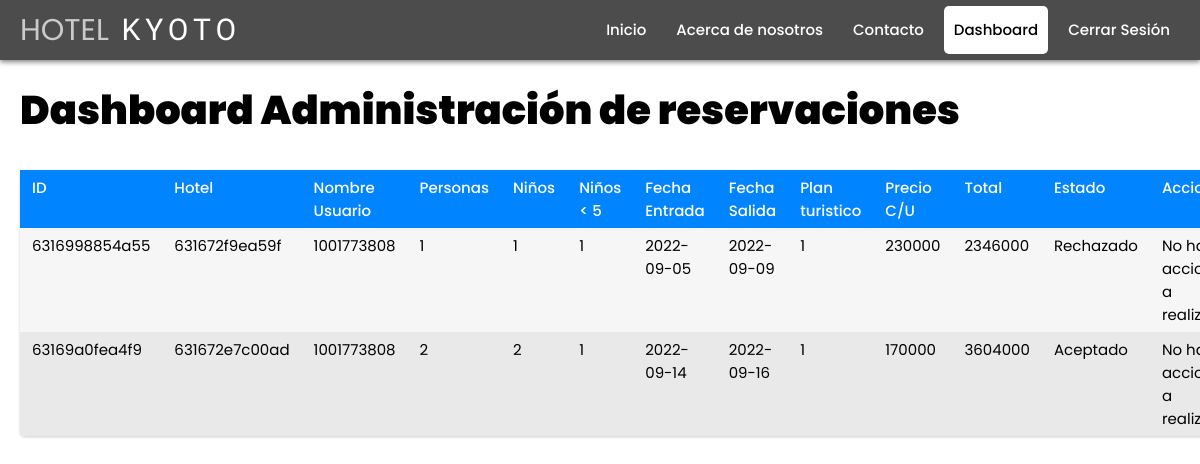
The page /dashboard.php (signed in) on the database its author committed.
### tables this page shows
CREATE TABLE `reservaciones` (
  `id_reservacion` varchar(15) NOT NULL,
  `num_doc` varchar(15) NOT NULL,
  `id_hotel` varchar(13) NOT NULL,
  `personas` tinyint(4) NOT NULL,
  `ninos` tinyint(4) NOT NULL,
  `menores` tinyint(4) NOT NULL,
  `fec_entrada` date NOT NULL,
  `fec_salida` date NOT NULL,
  `plan_turistico` tinyint(4) NOT NULL,
  `precio` float NOT NULL,
  `total` float NOT NULL,
  `estado` tinyint(4) NOT NULL
);

### dashboard.php (the view, shortened to what this page needs)
<?php
$db = new Database();
$con = $db->connection();
if ($_SESSION['admin'] == 0) {
  header('Location: /hotel/index.php');
} else {
  $query = $con->prepare("SELECT * FROM reservaciones");
  $query->execute();
  $items = $query->fetchAll(PDO::FETCH_ASSOC);
}
?>
<!DOCTYPE html>
<html lang="en">
<head>
  <?php include './includes/styles.php' ?>
</head>
<body>
  <?php include './includes/header.php' ?>
  <main id="dashboard-container">
    <h1>Dashboard Administración de reservaciones</h1>
    <div class="table">
      <div class="row header">
        <div class="cell">ID</div>
        <div class="cell">Hotel</div>
        <div class="cell">Nombre Usuario</div>
        <div class="cell">Personas</div>
        <div class="cell">Niños</div>
        <div class="cell">Niños < 5</div>
            <div class="cell">Fecha Entrada</div>
            <div class="cell">Fecha Salida</div>
            <div class="cell">Plan turistico</div>
            <div class="cell">Precio C/U</div>
            <div class="cell">Total</div>
            <div class="cell">Estado</div>
            <div class="cell">Acciones</div>
        </div>
        <?php foreach ($items as $item) : ?>
          <div class="row">
            <div class="cell" data-title="Name"><?php echo $item['id_reservacion']; ?></div>
            <div class="cell" data-title="Name"><?php echo $item['id_hotel']; ?></div>
            <div class="cell" data-title="Name"><?php echo $item['num_doc']; ?></div>
            <div class="cell" data-title="Name"><?php echo $item['personas']; ?></div>
            <div class="cell" data-title="Name"><?php echo $item['ninos']; ?></div>
            <div class="cell" data-title="Name"><?php echo $item['menores']; ?></div>
            <div class="cell" data-title="Name"><?php echo $item['fec_entrada']; ?></div>
            <div class="cell" data-title="Name"> <?php echo $item['fec_salida']; ?></div>
            <div class="cell" data-title="Name"><?php echo $item['menores']; ?></div>
            <div class="cell" data-title="Name"> <?php echo $item['precio']; ?></div>
            <div class="cell" data-title="Name"><?php echo $item['total']; ?></div>
            <div class="cell" data-title="Name">
              <?php
              if ($item['estado'] == 0) {
                echo "Por Confirmar";
              } elseif ($item['estado'] == 1) {
                echo "Aceptado";
              } elseif ($item['estado'] == 2) {
                echo "Rechazado";
              }
              ?>
            </div>
            <div class="cell" data-title="Name">
              <?php if (!$item['estado'] == 0) : ?>
                <p>No hay acciones a realizar</p>
              <?php endif; ?>
            </div>
          </div>
        <?php endforeach; ?>
      </div>
  </main>
</body>
</html>

### includes/styles.php (shortened to what this page needs)
<link rel="stylesheet" href="./styles/main.css">

### includes/header.php (shortened to what this page needs)
<header id="header">
  <div id="trademark">
    <span id="trademark-text"><span>Hotel</span> Kyoto</span>
  </div>
  <nav id="navbar">
    <div id="links-container">
      <a href="index.php" class="nav-link" id="link-home">Inicio</a>
      <a href="about.php" class="nav-link" id="link-about">Acerca de nosotros</a>
      <a href="contact.php" class="nav-link" id="link-contact">Contacto</a>
      <?php
      if (isset($_SESSION['admin'])) {
        if ($_SESSION['admin'] == 1) {
          echo '<a href="dashboard.php" class="nav-link" id="link-dashboard">Dashboard</a>';
        } elseif ($_SESSION['admin'] == 0) {
          echo '<a href="reservations.php" class="nav-link" id="link-user">Ver Reservaciones</a>';
        }
        echo '<a href="./actions/signout.php" class="nav-link" id="link-signout">Cerrar Sesión</a>';
      } else {
        echo '<a href="signin.php" class="nav-link" id="link-signin">Registrarse</a>';
        echo '<a href="login.php" class="nav-link" id="link-login">Iniciar Sesión</a>';
      }
      ?>
    </div>
  </nav>
</header>

### styles/main.css (style rules this page uses)
*, *::before, *::after { margin: 0; padding: 0; box-sizing: border-box; }
html { font-size: 10px; scroll-behavior: smooth; }
body { font-family: "Poppins", sans-serif; overflow-x: hidden; overflow-y: auto; }
#header { position: fixed; left: 0; top: 0; width: 100%; height: 60px; display: flex; flex-direction: row; align-items: center; justify-content: space-between; gap: 1rem; padding: 0 2rem; backdrop-filter: blur(8px) saturate(100%); -webkit-backdrop-filter: blur(8px) saturate(100%); background-color: rgba(0, 0, 0, 0.7); box-shadow: 0 2px 5px 0 rgba(0, 0, 0, 0.5); z-index: 100; }
#trademark { width: max-content; height: 100%; display: flex; flex-direction: row; align-items: center; }
#trademark-text { font-size: 3rem; font-family: "Lobster", cursive; text-transform: uppercase; letter-spacing: 5px; color: white; }
#trademark-text span { font-family: "Poppins", sans-serif; letter-spacing: 0; color: rgba(255, 255, 255, 0.7); }
#navbar { position: relative; width: max-content; height: 100%; display: flex; flex-direction: row; justify-content: center; align-items: center; gap: 3rem; }
#links-container { width: max-content; height: 100%; display: flex; align-items: center; justify-content: center; gap: 1rem; }
.nav-link { display: flex; align-items: center; width: max-content; height: 80%; padding: 0 1rem; font-size: 1.5rem; font-weight: 500; text-decoration: none; line-height: 0px; color: rgb(255, 255, 255); border-radius: 5px; transition: all 300ms; }
.current.nav-link { background-color: rgb(255, 255, 255); color: black; }
#dashboard-container { width: 100%; height: max-content; padding: 2rem; margin-top: 60px; font-size: 1.5rem; overflow-x: auto; }
#dashboard-container h1 { font-size: 4rem; font-weight: 900; margin-bottom: 3rem; }
.table { margin: 0 0 40px 0; min-width: 290px; width: 100%; box-shadow: 0 1px 3px rgba(0, 0, 0, 0.2); display: table; border-radius: 5px; }
.row { display: table-row; background: #f6f6f6; }
.row:nth-of-type(odd) { background: #e9e9e9; }
.row.header { font-weight: 500; color: #ffffff; background: #0084ff; }
.cell { padding: 6px 12px; display: table-cell; }

### rows shown on the page
reservaciones: id_reservacion "6316998854a55", id_hotel "631672f9ea59f", num_doc "1001773808", personas "1", ninos "1", menores "1", fec_entrada "2022-09-05", fec_salida "2022-09-09", precio "230000", total "2346000", estado "Rechazado"
reservaciones: id_reservacion "63169a0fea4f9", id_hotel "631672e7c00ad", num_doc "1001773808", personas "2", ninos "2", menores "1", fec_entrada "2022-09-14", fec_salida "2022-09-16", precio "170000", total "3604000", estado "Aceptado"
